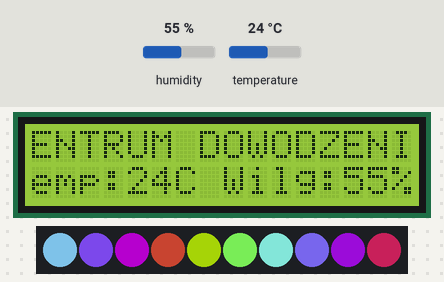
A sketch run on a simulated Arduino Uno, built with avr-gcc and run on an emulated ATmega328P. Shown: 16×2 character LCD, 10 RGB LEDs in strip order, left to right. Inputs (shaded band) come from the test bench; at power-on: humidity 55 %, temperature 24 °C. Dim RGB values are drawn brighter than linear.

Above: at 1.2 s.
1.3 s: humidity set to 22 %
At 2.66 s:
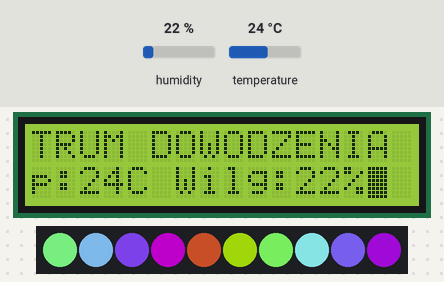
4.5 s: temperature set to 12 °C
At 5.1 s:
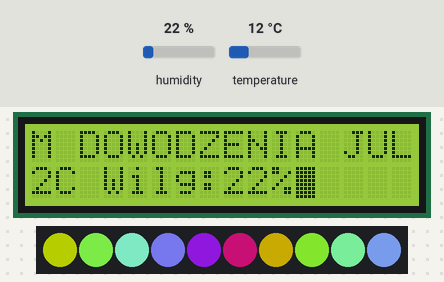
7.7 s: humidity set to 40 %
At 9.96 s:
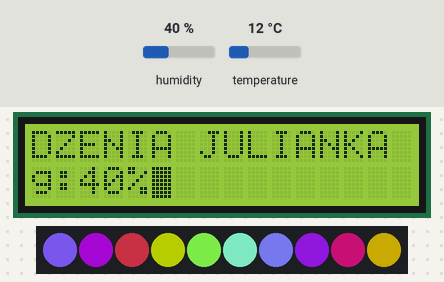
18.0 s: temperature set to 28 °C
At 24.27 s:
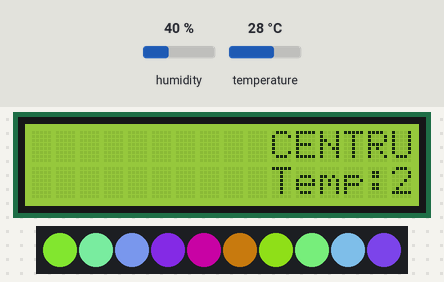

The sketch:

CenterOfTheWord.ino
```cpp
#include <Adafruit_NeoPixel.h> //Dołączenie biblioteki
#include <LiquidCrystal.h> //Dołączenie bilbioteki
#include "DHT.h"
#define DHT11_PIN 9
DHT dht;


LiquidCrystal lcd(2, 3, 4, 5, 6, 7); //Informacja o podłączeniu nowego wyświetlacza
const uint8_t LICZBA_DIOD_RGB = 10;
const uint8_t PIN_GPIO = 8;
long i;
Adafruit_NeoPixel strip = Adafruit_NeoPixel(LICZBA_DIOD_RGB, PIN_GPIO, NEO_GRB + NEO_KHZ800);

unsigned long aktualnyCzas = 0;
unsigned long zapamietanyCzasLED1 = 0;
unsigned long zapamietanyCzasLED2 = 0;
unsigned long miganieLCD = 800;

void setup() {
dht.setup(DHT11_PIN);

int wilgotnosc = dht.getHumidity();
int temperatura = dht.getTemperature();
  lcd.begin(16, 2); //Deklaracja typu
  lcd.setCursor(0, 0); //Ustawienie kursora
  lcd.print("CENTRUM DOWODZENIA JULIANKA"); //Wyświetlenie tekstu
  lcd.setCursor(0, 1); //Ustawienie kursora
  lcd.print("Temp: "); //Wyświetlenie tekstu
  lcd.setCursor(9, 1); //Ustawienie kursora
  lcd.print("Wilg:"); //Wyświetlenie tekstu
  lcd.blink(); //Włącznie kursora


  strip.begin();
  strip.show();
}


void loop() {
aktualnyCzas = millis();


i = i + 1;
  for (int d = 0; d < LICZBA_DIOD_RGB; d++) {
    int G = sin((float)(i - d * 250) / 250.0) * 100 + 100;
    int B = cos((float)(i - d * 250) / 250.0) * 100 + 100;
    int R = sin(!(float)(i - d * 250) / 250.0) * 100 + 100;
    strip.setPixelColor(d, 0, G, B, 0);
    int D = sin((float)(i - d * 250) / 250.0) * 100 + 100;
    int E = cos((float)(i - d * 250) / 250.0) * 100 + 100;
    int F = sin(!(float)(i - d * 250) / 250.0) * 100 + 100;
    strip.setPixelColor(d, F, D, E, 0);

  }

  strip.show();


 if (aktualnyCzas - zapamietanyCzasLED1 >= miganieLCD) {
  zapamietanyCzasLED1 = aktualnyCzas;
     for (int positionCounter = 0; positionCounter < 1; positionCounter++) {
//     scroll one position left:
    lcd.scrollDisplayLeft();

    int wilgotnosc = dht.getHumidity();
    int temperatura = dht.getTemperature();
    lcd.setCursor(5, 1); //Ustawienie kursora
    lcd.print(temperatura); //Wyświetlenie tekstu
    lcd.setCursor(7, 1); //Ustawienie kursora
    lcd.print("C"); //Wyświetlenie tekstu
    lcd.setCursor(14, 1); //Ustawienie kursora

    lcd.print(wilgotnosc); //Wyświetlenie tekstu
    lcd.setCursor(16, 1); //Ustawienie kursora
    lcd.print("%"); //Wyświetlenie tekstu
}
}
}
```
